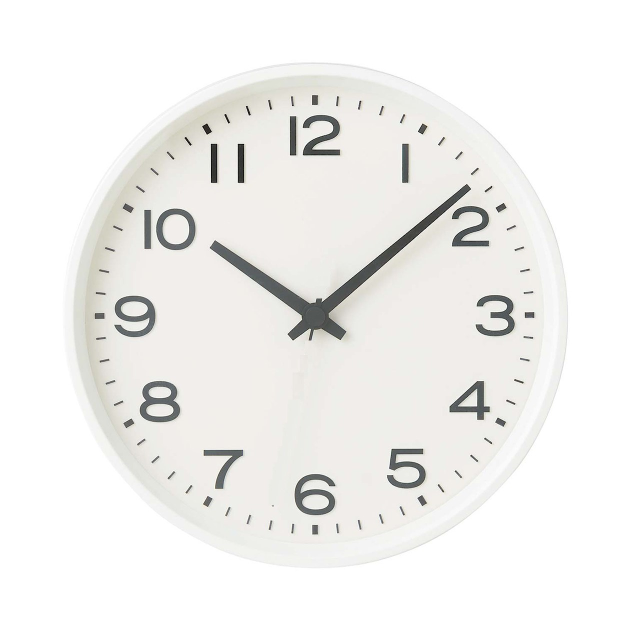
#> input picture clock_1.jpg, 1260 x 1260 px (shown at 1/2 size)
$ python clock_solver.py
#> lines starting #> are read from the running program, lines starting #| are printed output that depends on the picture; after the words box and inside, x2 and y2 are one past the last pixel; in counts of white or black regions, pixels touching at a corner belong together
import re
import cv2
import numpy as np
import math

# IMAGE PREPROCESSING
img = cv2.imread("clock_1.jpg")
#> img is the input picture: shape (1260, 1260, 3); mean B, G, R 237.9, 240, 240.7
img = cv2.resize(img,(600,600))
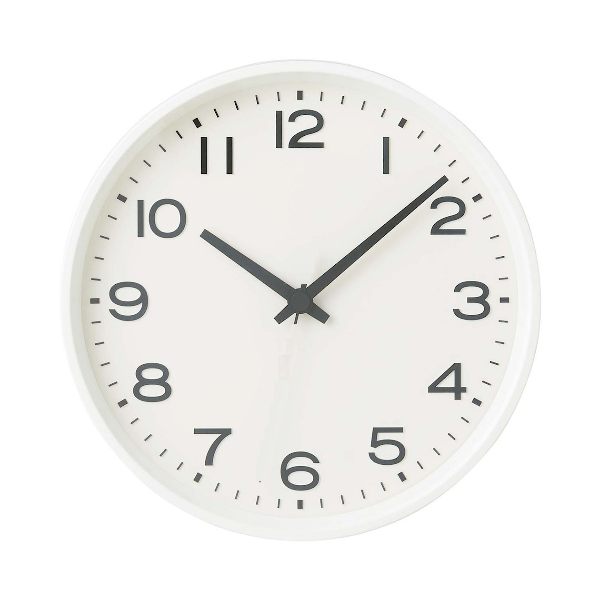
#> img: shape (600, 600, 3); mean B, G, R 237.9, 239.9, 240.7
imgGRAY = cv2.cvtColor(img,cv2.COLOR_BGR2GRAY)
imgBlurred = cv2.blur(imgGRAY,(4,4))
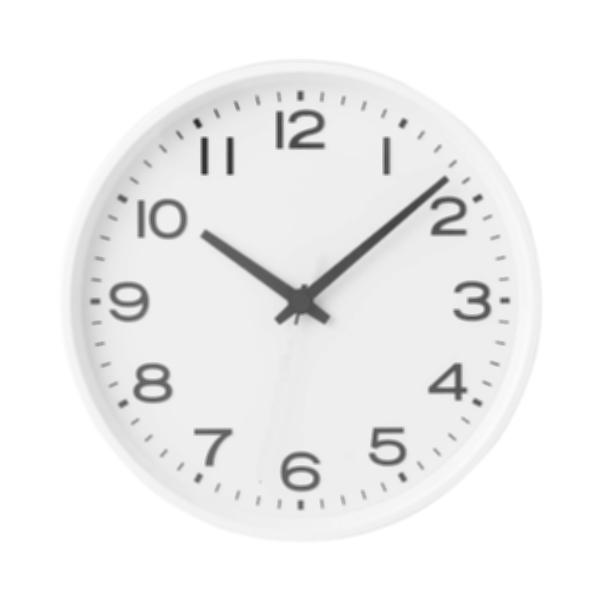
#> imgBlurred: shape (600, 600); min 40, max 255, mean 240
canny = cv2.Canny(imgBlurred,180,250,apertureSize=3)
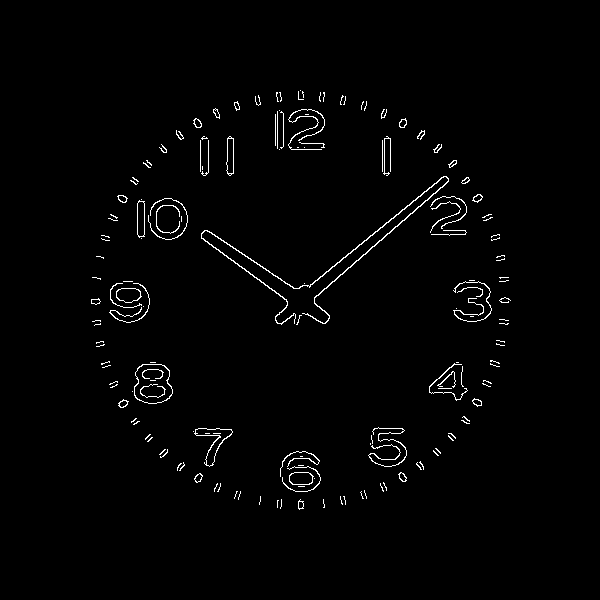
#> canny: shape (600, 600); 1.5% white in thin lines or dots, all inside (x1, y1, x2, y2) = (91, 90, 511, 510)

# FINDING LINES
lines = cv2.HoughLinesP(canny, rho=5, theta=np.pi/180, threshold=160, minLineLength=30, maxLineGap=40)
#> lines = [[295, 315, 447, 182], [137, 183, 319, 306], [287, 304, 445, 176], [153, 204, 244, 268], [131, 180, 228, 258], [119, 403, 169, 371], [139, 201, 184, 230], [122, 195, 183, 231], [132, 177, 201, 233], [257, 279, 313, 318], [384, 109, 387, 175]]
lines = cv2.HoughLinesP(canny, rho=2, theta=np.pi/180, threshold=120, minLineLength=10, maxLineGap=12)
#> lines = [[314, 297, 448, 181], [310, 284, 444, 176], [201, 237, 286, 299], [207, 230, 294, 288]]
print(lines)
#| [[[314 297 448 181]]
#|  [[310 284 444 176]]
#|  [[201 237 286 299]]
#|  [[207 230 294 288]]]

# FINDING ANGLES
angles = []
if lines is not None:
    for line in lines:
        for x1,y1,x2,y2 in line:
            slope = (y2-y1)/(x2-x1)

            radyan_angle = math.atan(slope)
            angle = round(math.degrees(radyan_angle))
            angles.append(angle)

            if slope > 0:
                cv2.line(img,(x1,y1),(x2,y2),[0,255,0],2)
            else:
                cv2.line(img,(x1,y1),(x2,y2),[0,0,255],2)
#> this loop made 4 passes
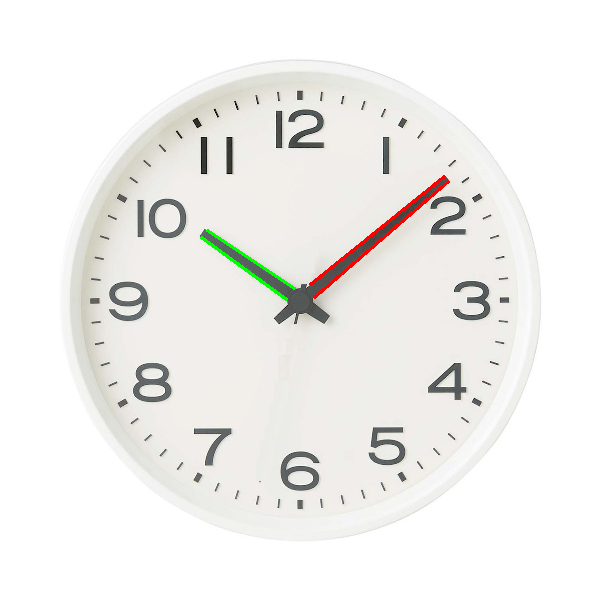
#> img: shape (600, 600, 3); 0.51% of pixels changed, all inside (x1, y1, x2, y2) = (200, 175, 450, 301)
#> after the loop, angles = [-41, -39, 36, 34]
print("\n Angles:")
print(angles)
#| [-41, -39, 36, 34]

# FINDING ZONES
radius = 20
zone_points = []
center = ( int(img.shape[0]/2), int(img.shape[1]/2) )
#> center = (300, 300)
cv2.circle(img, center, radius, [255,0,0], 2)
if lines is not None:
    for line in lines:
        for x1,y1,x2,y2 in line:
            length_1 = math.sqrt( (center[0]-x1)**2 + (center[1]-y1)**2 )
            length_2 = math.sqrt( (center[0]-x2)**2 + (center[1]-y2)**2 )
            if length_1 > length_2:
                zone_points.append((x1,y1))
            else:
                zone_points.append((x2,y2))
#> after the loop, zone_points = [(448, 181), (444, 176), (201, 237), (207, 230)]

#for i in zone_points:
#    cv2.circle(img, i, 5, [255,0,0], 2)

zones = []
for x,y in zone_points:
    if (x > center[0]) and (y < center[0]):
        zones.append(1)
    if (x < center[0]) and (y < center[0]):
        zones.append(2)
    if (x < center[0]) and (y > center[0]):
        zones.append(3)
    if (x > center[0]) and (y > center[0]):
        zones.append(4)
#> this loop made 4 passes
#> after the loop, zones = [1, 1, 2, 2]

print("\n Zones:")
print(zones)
#| [1, 1, 2, 2]

# DETECTING AKREP AND YELKOVAN
distances = []
for line in lines:
    for x1,y1,x2,y2 in line:
        distance = math.sqrt( (x2 - x1)**2 + (y2 - y1)**2 )
        distances.append(int(distance))
#> after the loop, distances = [177, 172, 105, 104]

print("\n Distances:")
print(distances)
#| [177, 172, 105, 104]

data = list(zip(distances,angles,zones))
#> data = [(177, -41, 1), (172, -39, 1), (105, 36, 2), (104, 34, 2)]
print("\n data:")
print(data)
#| [(177, -41, 1), (172, -39, 1), (105, 36, 2), (104, 34, 2)]

print("\n sorted data:")
data.sort()
print(data)
#| [(104, 34, 2), (105, 36, 2), (172, -39, 1), (177, -41, 1)]

akrep_data = data[:2]
#> akrep_data = [(104, 34, 2), (105, 36, 2)]
yelkovan_data = data[2:]
#> yelkovan_data = [(172, -39, 1), (177, -41, 1)]
print("\n akrep:", akrep_data)
#|  akrep: [(104, 34, 2), (105, 36, 2)]
print(" yelkovan:", yelkovan_data)
#|  yelkovan: [(172, -39, 1), (177, -41, 1)]

# DETECT YELKOVAN CLOCK
yelkovan_angle = abs( (yelkovan_data[0][1] + yelkovan_data[1][1]) / 2 )
#> yelkovan_angle = 40
yelkovan_zone = yelkovan_data[0][2]
#> yelkovan_zone = 1
# 30 degree --> 5 min
# 1 degree --> 0.16 min
if yelkovan_zone == 1:
    new_angle = 90 - yelkovan_angle
#> new_angle = 50
    min = int( new_angle * 0.16 )
#> min = 8
    #print(min)

# DETECT AKREP CLOCK
akrep_angle = abs( (akrep_data[0][1] + akrep_data[1][1]) / 2 )
#> akrep_angle = 35
akrep_zone = akrep_data[0][2]
#> akrep_zone = 2
# 30 degree --> 1 hours
# 1 degree --> 0.033 hours
if akrep_zone == 2:
    add = int( akrep_angle * 0.033 )
#> add = 1
    hour = 9 + add
#> hour = 10
    #print(hour)

if min < 10:
    min = "0" + str(min)
#> min = '08'
my_string = str(hour) + ":" + min
#> my_string = '10:08'

cv2.putText(img, my_string, (40,550), cv2.FONT_HERSHEY_COMPLEX, 1.5, [0,0,0], 2)
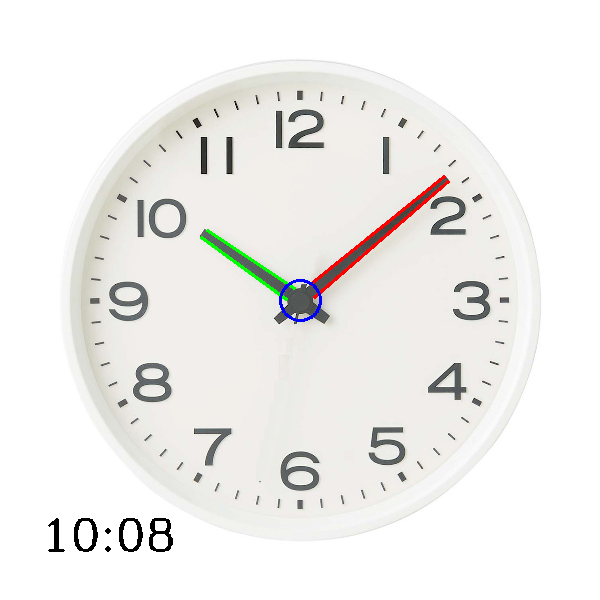
#> img: shape (600, 600, 3); mean B, G, R 236.3, 238.5, 239.6

cv2.imshow("original",img)
cv2.waitKey()
cv2.destroyAllWindows()
